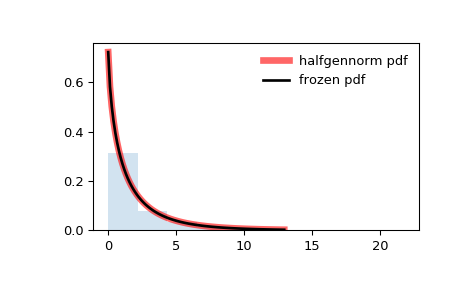

Here is the Python script that generated this plot:
from scipy.stats import halfgennorm
import matplotlib.pyplot as plt
fig, ax = plt.subplots(1, 1)

# Calculate a few first moments:

beta = 0.675
mean, var, skew, kurt = halfgennorm.stats(beta, moments='mvsk')

# Display the probability density function (``pdf``):

x = np.linspace(halfgennorm.ppf(0.01, beta),
                halfgennorm.ppf(0.99, beta), 100)
ax.plot(x, halfgennorm.pdf(x, beta),
       'r-', lw=5, alpha=0.6, label='halfgennorm pdf')

# Alternatively, the distribution object can be called (as a function)
# to fix the shape, location and scale parameters. This returns a "frozen"
# RV object holding the given parameters fixed.

# Freeze the distribution and display the frozen ``pdf``:

rv = halfgennorm(beta)
ax.plot(x, rv.pdf(x), 'k-', lw=2, label='frozen pdf')

# Check accuracy of ``cdf`` and ``ppf``:

vals = halfgennorm.ppf([0.001, 0.5, 0.999], beta)
np.allclose([0.001, 0.5, 0.999], halfgennorm.cdf(vals, beta))
# True

# Generate random numbers:

r = halfgennorm.rvs(beta, size=1000)

# And compare the histogram:

ax.hist(r, density=True, histtype='stepfilled', alpha=0.2)
ax.legend(loc='best', frameon=False)
plt.show()
